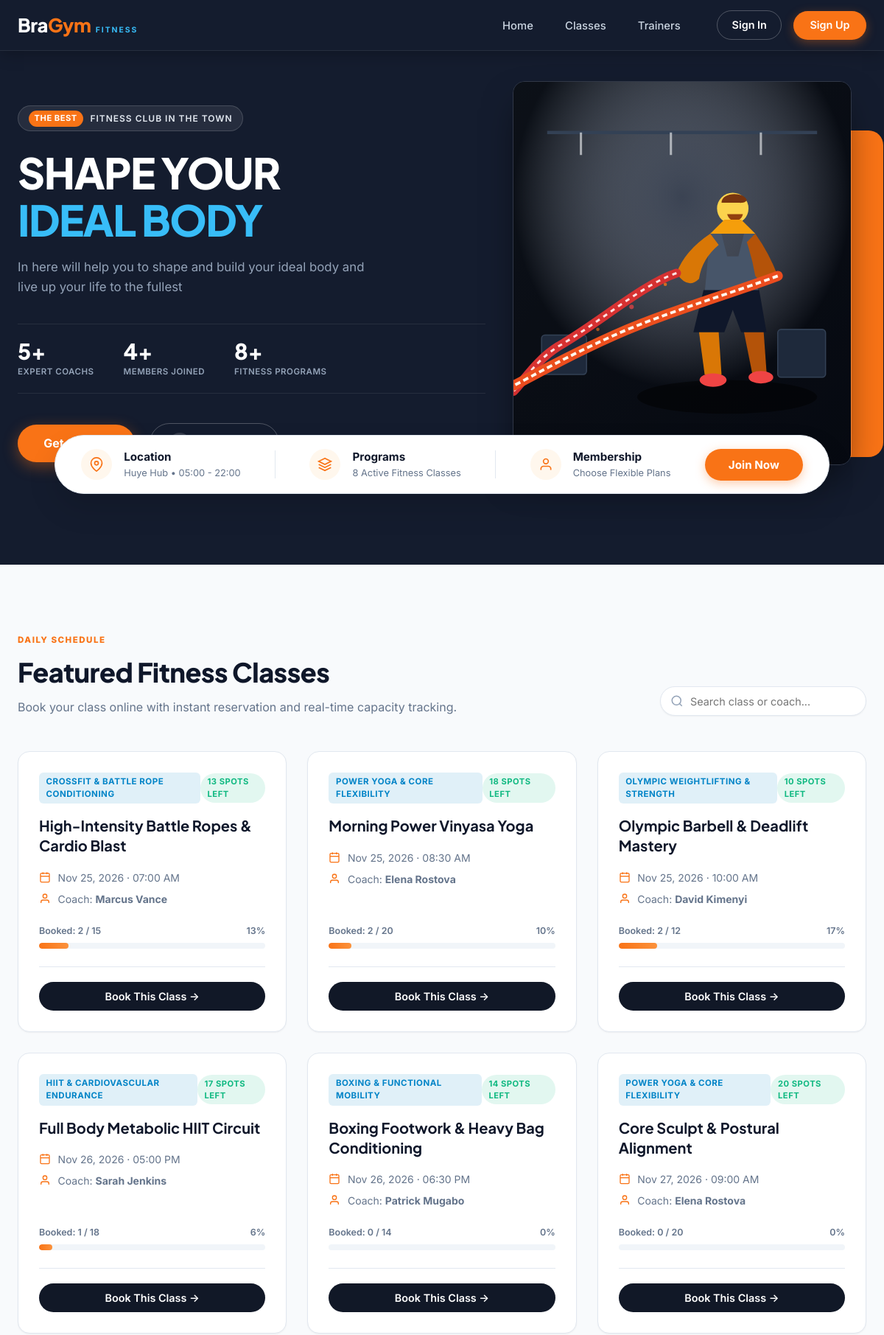
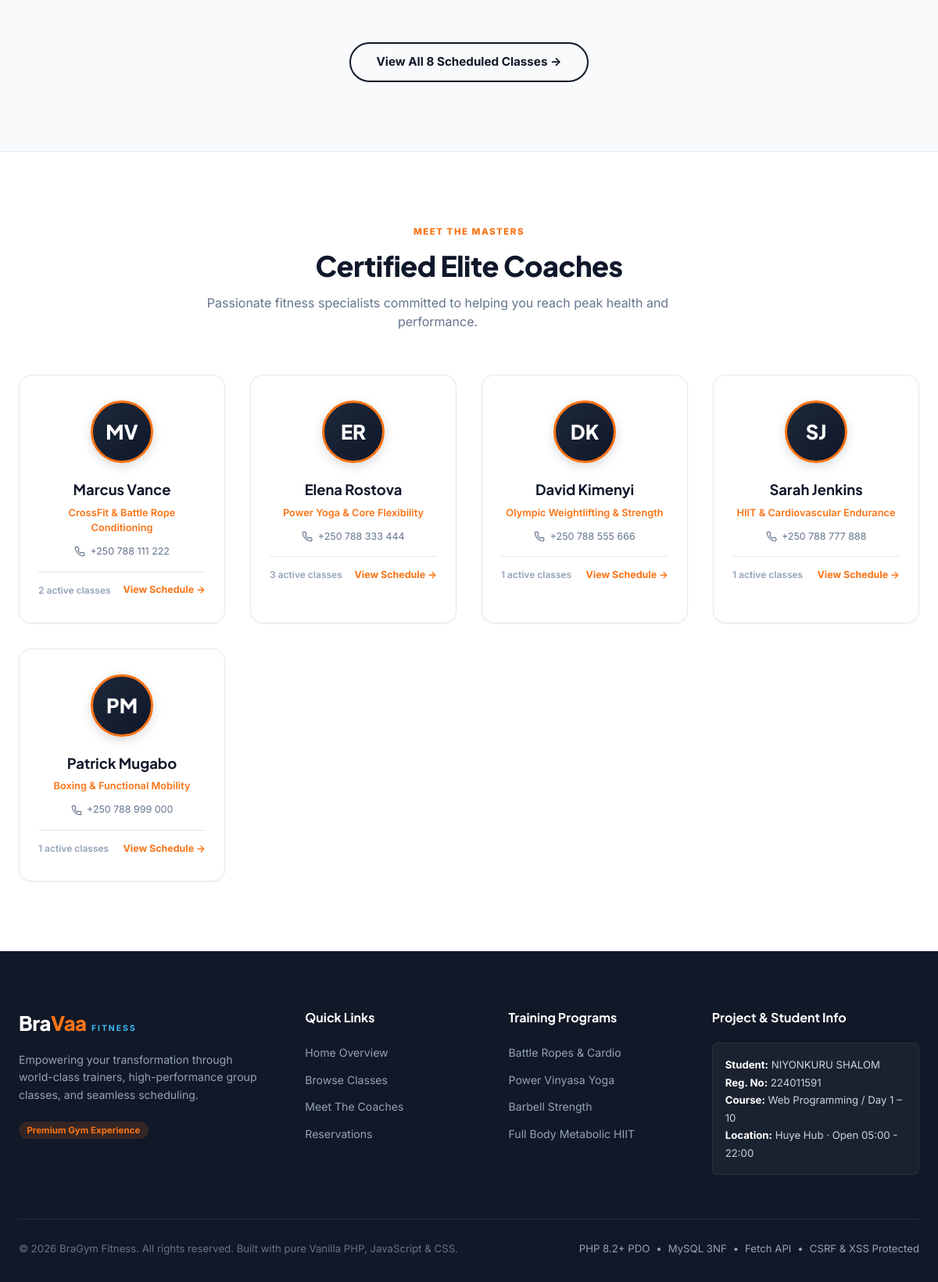
The page / on the database its author committed (2 pictures, top to bottom).
### tables this page shows
CREATE TABLE classes (
    class_id INT AUTO_INCREMENT PRIMARY KEY,
    name VARCHAR(100) NOT NULL,
    trainer_id INT NOT NULL,
    schedule_time DATETIME NOT NULL,
    capacity INT NOT NULL,
    CONSTRAINT fk_class_trainer
        FOREIGN KEY (trainer_id) REFERENCES trainers(trainer_id)
        ON DELETE RESTRICT ON UPDATE CASCADE
);

CREATE TABLE trainers (
    trainer_id INT AUTO_INCREMENT PRIMARY KEY,
    user_id INT DEFAULT NULL UNIQUE,
    full_name VARCHAR(100) NOT NULL,
    specialization VARCHAR(100) NOT NULL,
    phone VARCHAR(20) NOT NULL,
    CONSTRAINT fk_trainer_user
        FOREIGN KEY (user_id) REFERENCES users(user_id)
        ON DELETE SET NULL ON UPDATE CASCADE
);

### src/Views/home/index.php (the view, shortened to what the rows shown need)
<?php
$base = $baseUrl ?? '/online-gym/public';
?>
<section class="hero-section">
  <div class="hero-container">
    <div class="hero-content">
      <h1 class="hero-title">
        SHAPE YOUR <span class="highlight-cyan">IDEAL BODY</span>
      </h1>
    </div>
  </div>
</section>
<section class="section-light" id="classes-overview">
  <div class="content-container">
    <div class="section-header-row">
      <div>
        <h2 class="section-heading">Featured Fitness Classes</h2>
      </div>
    </div>
    <div class="classes-grid" id="home-classes-grid">
      <?php if (!empty($upcomingClasses)): ?>
        <?php foreach ($upcomingClasses as $c):
          $isBooked = in_array((int)$c['class_id'], $userBookedClassIds, true);
          $pctBooked = $c['capacity'] > 0 ? round(($c['booked_count'] / $c['capacity']) * 100) : 0;
        ?>
          <div class="class-card" data-class-id="<?= (int)$c['class_id'] ?>">
            <div class="class-card-header">
              <span class="class-category-badge"><?= View::e($c['trainer_specialization']) ?></span>
              <?php if ($c['is_full']): ?>
                <span class="badge-status badge-danger">FULL</span>
              <?php else: ?>
                <span class="badge-status badge-success"><?= (int)$c['remaining_spots'] ?> SPOTS LEFT</span>
              <?php endif; ?>
            </div>
            <h3 class="class-title"><?= View::e($c['name']) ?></h3>
            <div class="class-meta-info">
              <div class="meta-row">
                <svg width="16" height="16" viewBox="0 0 24 24" fill="none" stroke="currentColor" stroke-width="2"><rect x="3" y="4" width="18" height="18" rx="2" ry="2"></rect><line x1="16" y1="2" x2="16" y2="6"></line><line x1="8" y1="2" x2="8" y2="6"></line><line x1="3" y1="10" x2="21" y2="10"></line></svg>
                <span><?= View::formatDateTime((string)$c['schedule_time']) ?></span>
              </div>
              <div class="meta-row">
                <svg width="16" height="16" viewBox="0 0 24 24" fill="none" stroke="currentColor" stroke-width="2"><path d="M20 21v-2a4 4 0 0 0-4-4H8a4 4 0 0 0-4 4v2"></path><circle cx="12" cy="7" r="4"></circle></svg>
                <span>Coach: <strong><?= View::e($c['trainer_name']) ?></strong></span>
              </div>
            </div>
            <div class="capacity-bar-container">
              <div class="capacity-bar-labels">
                <span>Booked: <?= (int)$c['booked_count'] ?> / <?= (int)$c['capacity'] ?></span>
                <span><?= $pctBooked ?>%</span>
              </div>
              <div class="progress-track">
                <div class="progress-fill <?= $pctBooked >= 100 ? 'fill-full' : ($pctBooked >= 80 ? 'fill-warning' : 'fill-primary') ?>" style="width: <?= min(100, $pctBooked) ?>%;"></div>
              </div>
            </div>
            <div class="class-card-footer">
              <?php if ($isBooked): ?>
                <span class="btn-card btn-already-booked">
                  <svg width="16" height="16" viewBox="0 0 24 24" fill="none" stroke="currentColor" stroke-width="2"><polyline points="20 6 9 17 4 12"></polyline></svg>
                  Already Booked
                </span>
              <?php elseif ($c['is_full']): ?>
                <button type="button" class="btn-card btn-disabled" disabled>Fully Booked</button>
              <?php else: ?>
                <button type="button"
                        class="btn-card btn-book-ajax"
                        data-class-id="<?= (int)$c['class_id'] ?>"
                        data-class-name="<?= View::e($c['name']) ?>">
                  Book This Class &rarr;
                </button>
              <?php endif; ?>
            </div>
          </div>
        <?php endforeach; ?>
      <?php else: ?>
        <div class="empty-state-box">
          <p>No classes scheduled yet. Please run database seed or add a class.</p>
        </div>
      <?php endif; ?>
    </div>
  </div>
</section>
<section class="section-trainers">
  <div class="content-container">
    <div class="text-center-wrapper">
      <h2 class="section-heading">Certified Elite Coaches</h2>
    </div>
    <div class="trainers-grid">
      <?php foreach ($trainers as $t): ?>
        <div class="trainer-card">
          <div class="trainer-avatar-box">
            <div class="trainer-initials">
              <?= strtoupper(substr($t['full_name'], 0, 1)) . strtoupper(substr(strstr($t['full_name'], ' ') ?: ' ', 1, 1)) ?>
            </div>
          </div>
          <div class="trainer-body">
            <h3 class="trainer-name"><?= View::e($t['full_name']) ?></h3>
            <span class="trainer-spec"><?= View::e($t['specialization']) ?></span>
            <div class="trainer-phone">
              <span><?= View::e($t['phone']) ?></span>
            </div>
            <div class="trainer-footer">
              <span class="class-tally"><?= (int)($t['class_count'] ?? 0) ?> active classes</span>
              <a href="<?= View::e($base) ?>/classes?q=<?= urlencode($t['full_name']) ?>" class="btn-link-coach">View Schedule &rarr;</a>
            </div>
          </div>
        </div>
      <?php endforeach; ?>
    </div>
  </div>
</section>

### rows shown on the page
classes: trainer.specialization "CROSSFIT & BATTLE ROPE CONDITIONING", remaining_spots "13", name "High-Intensity Battle Ropes & Cardio Blast", schedule_time "Nov 25, 2026 · 07:00 AM", trainer.full_name "Marcus Vance", booked_count "2", capacity "15", pctBooked "13"
classes: trainer.specialization "POWER YOGA & CORE FLEXIBILITY", remaining_spots "18", name "Morning Power Vinyasa Yoga", schedule_time "Nov 25, 2026 · 08:30 AM", trainer.full_name "Elena Rostova", booked_count "2", capacity "20", pctBooked "10"
classes: trainer.specialization "OLYMPIC WEIGHTLIFTING & STRENGTH", remaining_spots "10", name "Olympic Barbell & Deadlift Mastery", schedule_time "Nov 25, 2026 · 10:00 AM", trainer.full_name "David Kimenyi", booked_count "2", capacity "12", pctBooked "17"
classes: trainer.specialization "HIIT & CARDIOVASCULAR ENDURANCE", remaining_spots "17", name "Full Body Metabolic HIIT Circuit", schedule_time "Nov 26, 2026 · 05:00 PM", trainer.full_name "Sarah Jenkins", booked_count "1", capacity "18", pctBooked "6"
classes: trainer.specialization "BOXING & FUNCTIONAL MOBILITY", capacity "14", name "Boxing Footwork & Heavy Bag Conditioning", schedule_time "Nov 26, 2026 · 06:30 PM", trainer.full_name "Patrick Mugabo", booked_count "0", pctBooked "0"
classes: trainer.specialization "POWER YOGA & CORE FLEXIBILITY", capacity "20", name "Core Sculpt & Postural Alignment", schedule_time "Nov 27, 2026 · 09:00 AM", trainer.full_name "Elena Rostova", booked_count "0", pctBooked "0"
trainers: full_name "M", full_name "V", full_name "Marcus Vance", specialization "CrossFit & Battle Rope Conditioning", phone "+250 788 111 222", class_count "2"
trainers: full_name "E", full_name "R", full_name "Elena Rostova", specialization "Power Yoga & Core Flexibility", phone "+250 788 333 444", class_count "3"
trainers: full_name "D", full_name "K", full_name "David Kimenyi", specialization "Olympic Weightlifting & Strength", phone "+250 788 555 666", class_count "1"
trainers: full_name "S", full_name "J", full_name "Sarah Jenkins", specialization "HIIT & Cardiovascular Endurance", phone "+250 788 777 888", class_count "1"
trainers: full_name "P", full_name "M", full_name "Patrick Mugabo", specialization "Boxing & Functional Mobility", phone "+250 788 999 000", class_count "1"

### other values the page prints
$trainerCount "5"
$memberCount "4"
$classCount "8"
